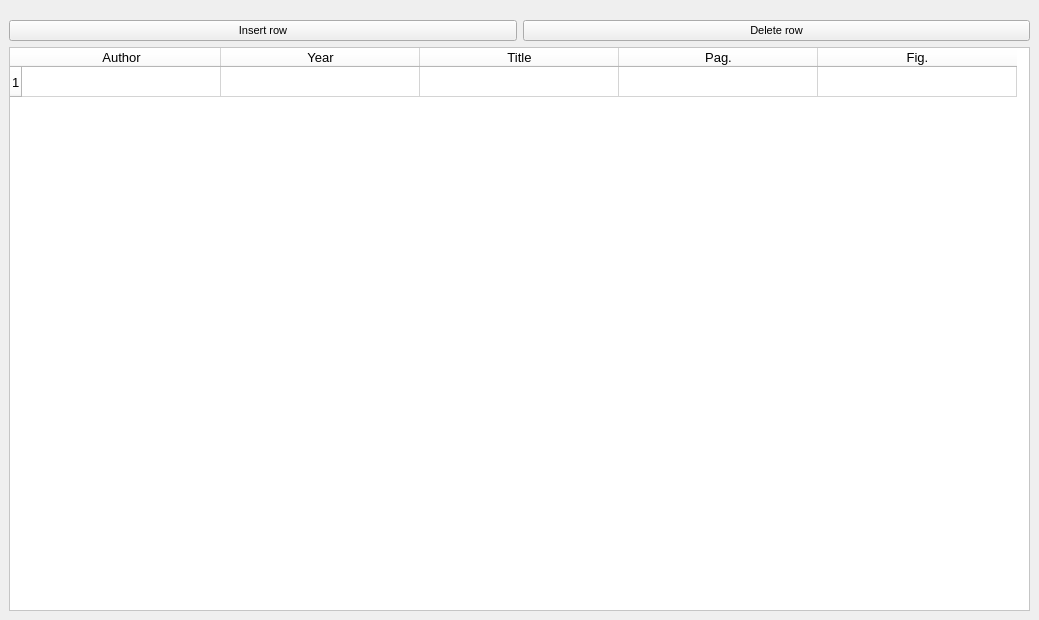
          <widget class="QWidget" name="tab_3">
           <attribute name="title">
            <string>Bibliography</string>
           </attribute>
           <widget class="QWidget" name="layoutWidget_4">
            <property name="geometry">
             <rect>
              <x>9</x>
              <y>20</y>
              <width>1021</width>
              <height>591</height>
             </rect>
            </property>
            <layout class="QGridLayout" name="gridLayout_19">
             <item row="0" column="0">
              <widget class="QPushButton" name="pushButton_insert_row_rif_biblio">
               <property name="font">
                <font>
                 <family>MS Shell Dlg 2</family>
                 <pointsize>8</pointsize>
                 <weight>50</weight>
                 <italic>false</italic>
                 <bold>false</bold>
                </font>
               </property>
               <property name="text">
                <string>Insert row</string>
               </property>
              </widget>
             </item>
             <item row="0" column="1">
              <widget class="QPushButton" name="pushButton_remove_row_rif_biblio">
               <property name="font">
                <font>
                 <family>MS Shell Dlg 2</family>
                 <pointsize>8</pointsize>
                 <weight>50</weight>
                 <italic>false</italic>
                 <bold>false</bold>
                </font>
               </property>
               <property name="text">
                <string>Delete row</string>
               </property>
              </widget>
             </item>
             <item row="1" column="0" colspan="2">
              <widget class="QTableWidget" name="tableWidget_rif_biblio">
               <property name="enabled">
                <bool>true</bool>
               </property>
               <property name="font">
                <font>
                 <family>MS Shell Dlg 2</family>
                 <pointsize>10</pointsize>
                 <weight>50</weight>
                 <italic>false</italic>
                 <bold>false</bold>
                </font>
               </property>
               <property name="styleSheet">
                <string notr="true">background-color: rgb(255, 255, 255);</string>
               </property>
               <property name="frameShape">
                <enum>QFrame::StyledPanel</enum>
               </property>
               <property name="frameShadow">
                <enum>QFrame::Raised</enum>
               </property>
               <property name="verticalScrollBarPolicy">
                <enum>Qt::ScrollBarAsNeeded</enum>
               </property>
               <property name="horizontalScrollBarPolicy">
                <enum>Qt::ScrollBarAsNeeded</enum>
               </property>
               <property name="editTriggers">
                <set>QAbstractItemView::AnyKeyPressed|QAbstractItemView::DoubleClicked|QAbstractItemView::EditKeyPressed</set>
               </property>
               <property name="selectionMode">
                <enum>QAbstractItemView::SingleSelection</enum>
               </property>
               <property name="selectionBehavior">
                <enum>QAbstractItemView::SelectRows</enum>
               </property>
               <property name="rowCount">
                <number>1</number>
               </property>
               <property name="columnCount">
                <number>5</number>
               </property>
               <attribute name="horizontalHeaderDefaultSectionSize">
                <number>199</number>
               </attribute>
               <attribute name="horizontalHeaderMinimumSectionSize">
                <number>30</number>
               </attribute>
               <attribute name="verticalHeaderDefaultSectionSize">
                <number>30</number>
               </attribute>
               <row/>
               <column>
                <property name="text">
                 <string>Author</string>
                </property>
               </column>
               <column>
                <property name="text">
                 <string>Year</string>
                </property>
               </column>
               <column>
                <property name="text">
                 <string>Title</string>
                </property>
               </column>
               <column>
                <property name="text">
                 <string>Pag.</string>
                </property>
               </column>
               <column>
                <property name="text">
                 <string>Fig.</string>
                </property>
               </column>
              </widget>
             </item>
            </layout>
           </widget>
          </widget>
